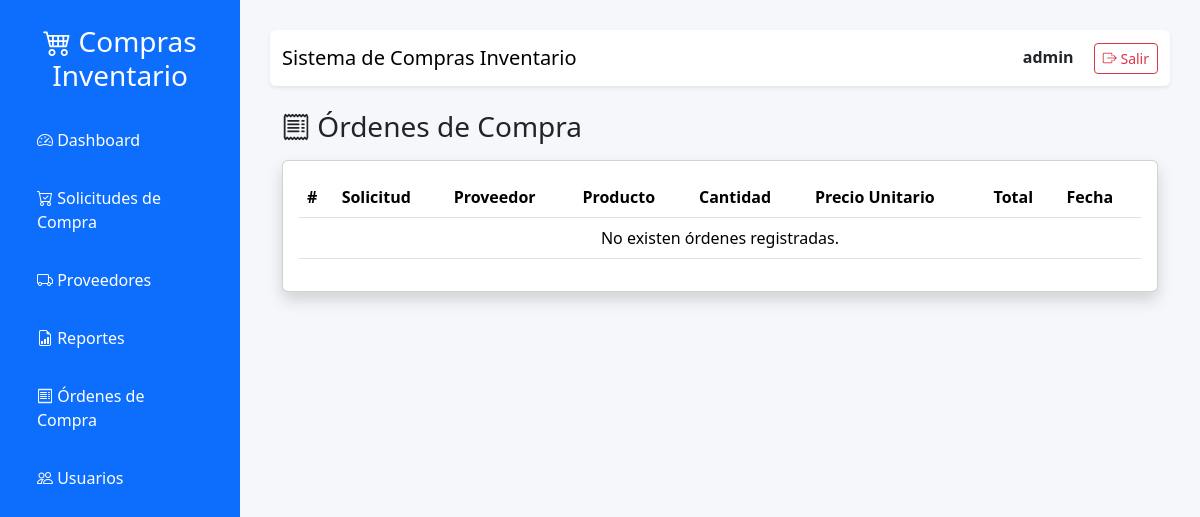
The app's page /ordenes/ (signed in), older data.
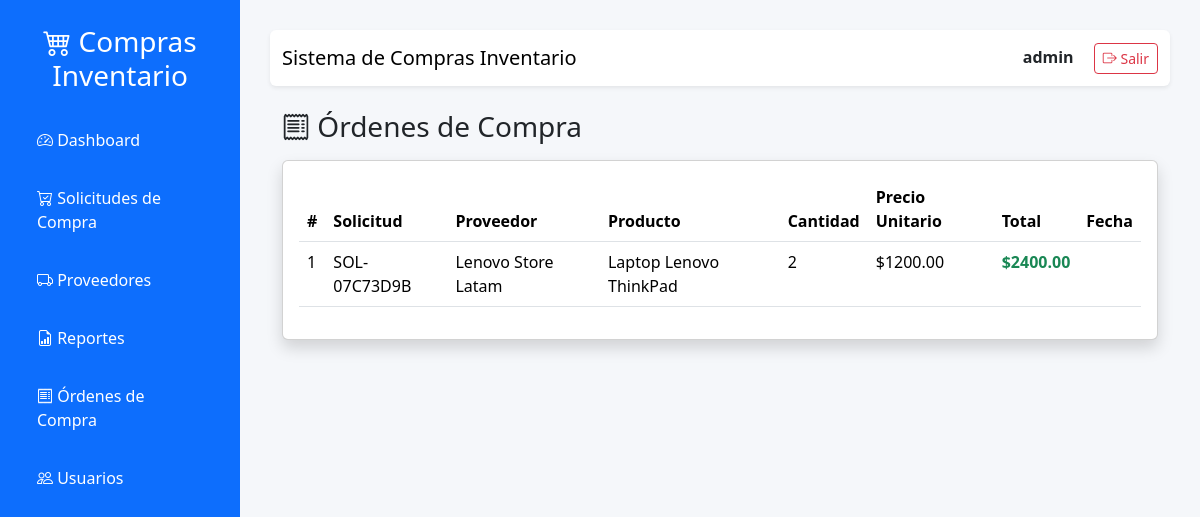
The same page, newer data.
### Compras_APP/models.py (models this page shows, shortened)
class OrdenCompra(models.Model):
    cotizacion = models.OneToOneField(
        Cotizacion,
        on_delete=models.CASCADE
    )
    fecha = models.DateTimeField(auto_now_add=True)
    costo_total = models.DecimalField(
        max_digits=12,
        decimal_places=2,
        editable=False
    )

class Cotizacion(models.Model):
    solicitud = models.ForeignKey(
        SolicitudCompra,
        on_delete=models.CASCADE,
        related_name="cotizaciones"
    )
    proveedor = models.CharField(
        max_length=150,
        blank=False,
        null=False
    )
    precio_unitario = models.DecimalField(
        max_digits=10,
        decimal_places=2,
        blank=False,
        null=False
    )
    vigencia = models.DateField(
        blank=False,
        null=False
    )
    tiempo_entrega = models.PositiveIntegerField(
        blank=False,
        null=False
    )
    fecha_registro = models.DateTimeField(
        auto_now_add=True
    )

class SolicitudCompra(models.Model):
    ESTADO_PENDIENTE = "PENDIENTE"
    ESTADO_APROBADA = "APROBADA"
    ESTADO_RECHAZADA = "RECHAZADA"
    ESTADOS = [
        (ESTADO_PENDIENTE, 'Pendiente'),
        (ESTADO_APROBADA, 'Aprobada'),
        (ESTADO_RECHAZADA, 'Rechazada'),
    ]
    codigo = models.CharField(
        max_length=20,
        unique=True,
        editable=False
    )
    justificacion = models.TextField(blank=True, default="")
    producto = models.CharField(max_length=150)
    descripcion = models.TextField(blank=True)
    cantidad = models.PositiveIntegerField()
    solicitante = models.ForeignKey(
        Usuario,
        on_delete=models.CASCADE
    )
    fecha_registro = models.DateTimeField(
        auto_now_add=True
    )
    estado = models.CharField(
        max_length=15,
        choices=ESTADOS,
        default="PENDIENTE"
    )

### Compras_APP/views.py (the view)
@login_required
def lista_ordenes(request):
    ordenes = OrdenCompra.objects.select_related(
        "cotizacion",
        "cotizacion__solicitud"
    ).order_by("-fecha")
    return render(
        request,
        "compras/lista_ordenes.html",
        {
            "ordenes": ordenes
        }
    )

### Compras_APP/templates/compras/lista_ordenes.html
{% extends "base.html" %}
{% block content %}
<div class="container mt-4">
<h3 class="mb-3">
    <i class="bi bi-receipt"></i>
    Órdenes de Compra
</h3>
<div class="card shadow">
<div class="card-body">
<table class="table table-hover">
<thead>
<tr>
<th>#</th>
<th>Solicitud</th>
<th>Proveedor</th>
<th>Producto</th>
<th>Cantidad</th>
<th>Precio Unitario</th>
<th>Total</th>
<th>Fecha</th>
</tr>
</thead>
<tbody>
{% for orden in ordenes %}
<tr>
<td>{{ orden.id }}</td>
<td>{{ orden.cotizacion.solicitud.codigo }}</td>
<td>{{ orden.cotizacion.proveedor }}</td>
<td>{{ orden.cotizacion.solicitud.producto }}</td>
<td>{{ orden.cotizacion.solicitud.cantidad }}</td>
<td>${{ orden.cotizacion.precio_unitario }}</td>
<td class="fw-bold text-success">
    ${{ orden.costo_total }}
</td>
<td>{{ orden.fecha_creacion|date:"d/m/Y H:i" }}</td>
</tr>
{% empty %}
<tr>
<td colspan="8" class="text-center">
No existen órdenes registradas.
</td>
</tr>
{% endfor %}
</tbody>
</table>
</div>
</div>
</div>
{% endblock %}

Row changes from the older to the newer data that the page shows:
added OrdenCompra: id "1", cotizacion.solicitud.codigo "SOL-07C73D9B", cotizacion.proveedor "Lenovo Store Latam", cotizacion.solicitud.producto "Laptop Lenovo ThinkPad", cotizacion.solicitud.cantidad "2", cotizacion.precio_unitario "1200.00", costo_total "2400.00"
Text that changed along with them:
text no longer shown: "No existen órdenes registradas."
